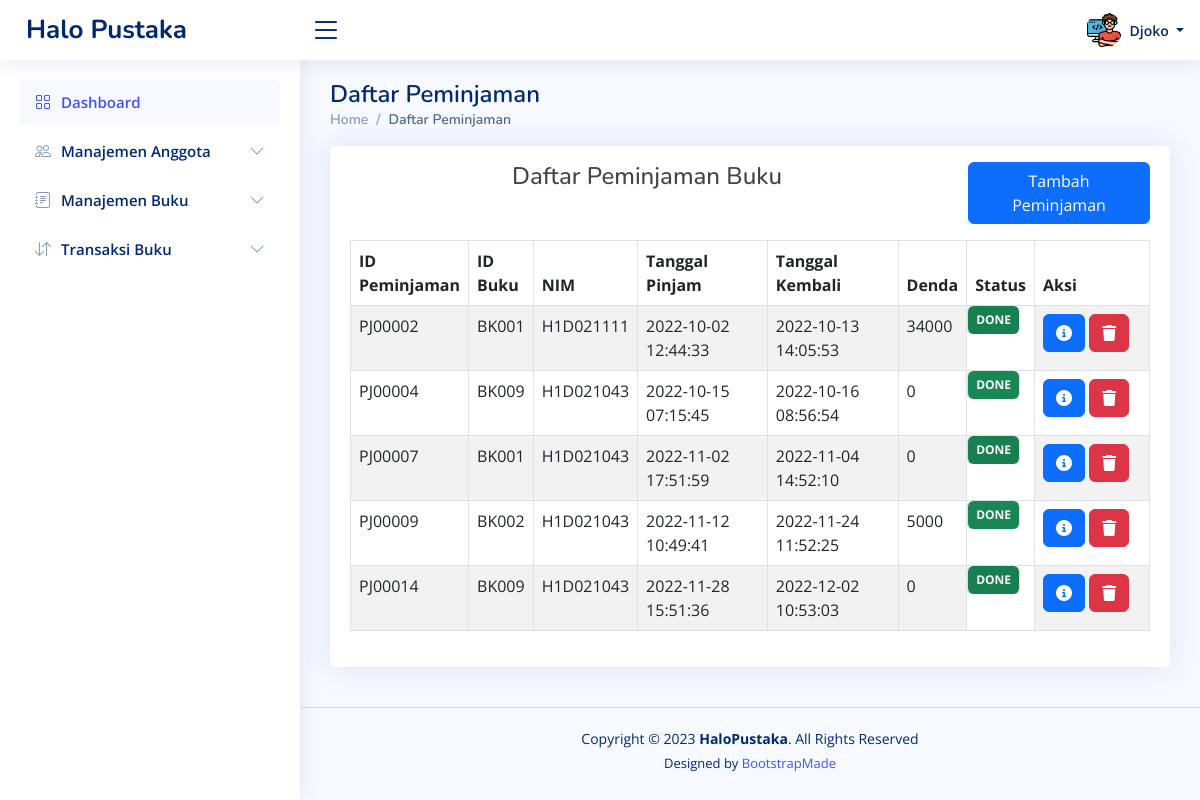
The page /dashboard.php?page=viewpeminjaman (signed in) on the database as committed earlier.
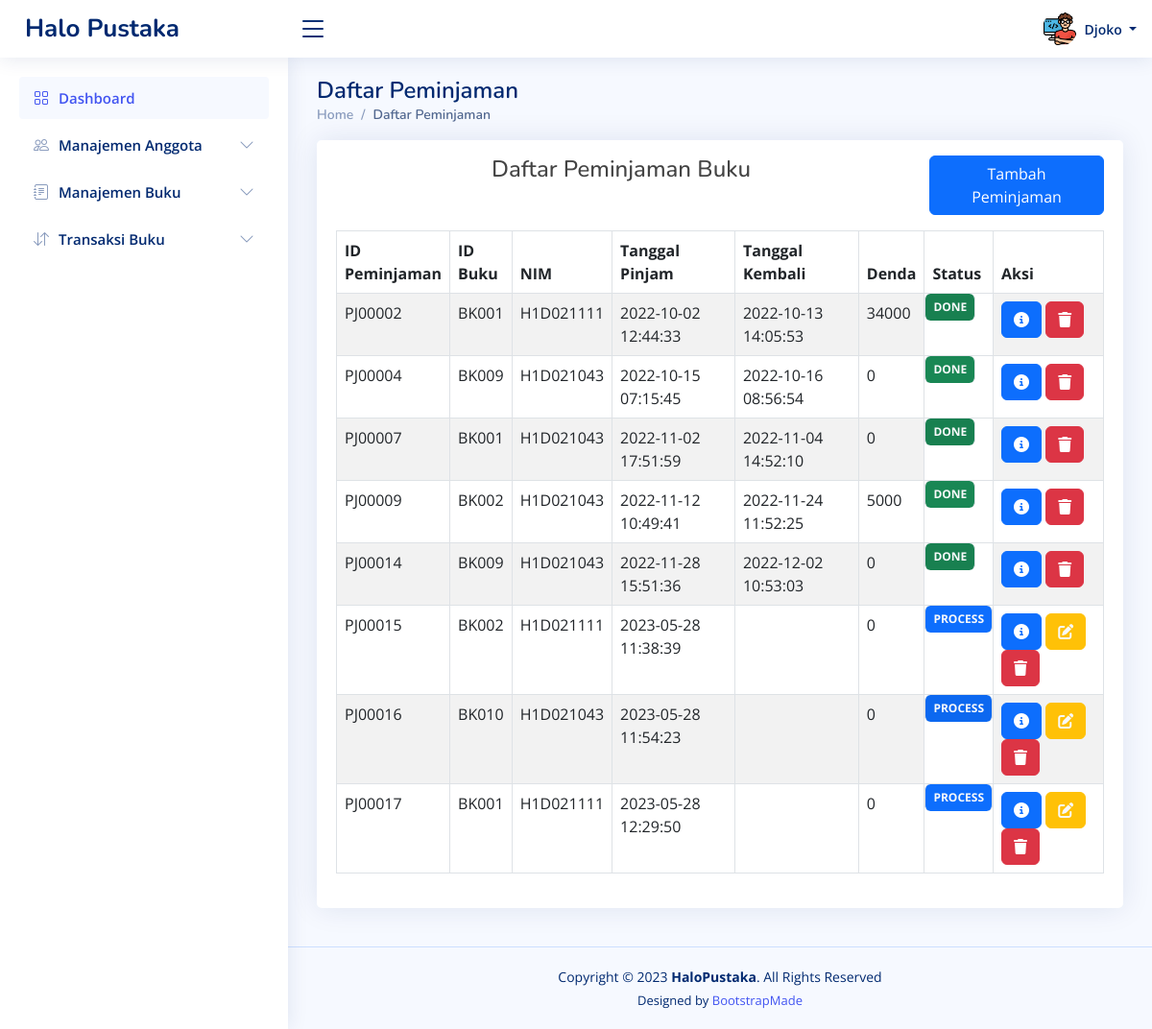
The same page on the database as committed later.
### tables this page shows
CREATE TABLE `peminjaman` (
  `id_peminjaman` char(7) NOT NULL,
  `id_buku` char(5) NOT NULL,
  `nim` char(9) NOT NULL,
  `tanggal_pinjam` datetime NOT NULL,
  `tanggal_kembali` datetime DEFAULT NULL,
  `denda` int(5) NOT NULL DEFAULT 0,
  `status` varchar(100) NOT NULL
);

### _viewpeminjaman.php (the view, shortened to what this page needs)
<?php
include "trigger.php";
?>
<div class="container">
    <div class="card" style="margin-bottom: 20px;">
        <div class="card-body">
            <div class="row mt-3 mb-3">
                <div class="col-md-9">
                    <h4 class="text-center">Daftar Peminjaman Buku</h4>
                </div>
                <div class="col-md-3">
                    <a href="#" data-bs-toggle="modal" data-bs-target="#peminjamanModal" class="btn btn-primary">Tambah
                        Peminjaman</a>
                </div>
            </div>
            <table id="table2" class="table table-striped table-bordered">
                <thead>
                    <tr>
                        <th style="width: 0;">ID Peminjaman</th>
                        <th style="width: 0;">ID Buku</th>
                        <th style="width: 0;">NIM</th>
                        <th>Tanggal Pinjam</th>
                        <th>Tanggal Kembali</th>
                        <th>Denda</th>
                        <th>Status</th>
                        <th style="width: 115px;">Aksi</th>
                    </tr>
                </thead>
                <tbody>
                    <?php
                    $hasil = mysqli_query($koneksi, "SELECT * FROM peminjaman");
                    while ($data = mysqli_fetch_array($hasil)) {
                        ?>
                        <tr>
                            <td>
                                <?php echo $data["id_peminjaman"] ?>
                            </td>
                            <td>
                                <?php echo $data["id_buku"] ?>
                            </td>
                            <td>
                                <?php echo $data["nim"] ?>
                            </td>
                            <td>
                                <?php echo $data["tanggal_pinjam"] ?>
                            </td>
                            <td>
                                <?php echo $data["tanggal_kembali"] ?>
                            </td>
                            <td>
                                <?php echo $data["denda"] ?>
                            </td>
                            <td class="badge <?php
                            if ($data['status'] == 'done')
                                echo "bg-success";
                            elseif ($data['status'] == 'process')
                                echo "bg-primary";
                            else
                                echo "bg-warning"
                                    ?> text-light text-uppercase" style="text-align: center;">
                                <?php echo $data['status'] ?>
                            </td>
                            <td>
                                <a href="#" data-bs-toggle="modal" data-bs-target="#detailModal"
                                    data-id="<?php echo $data['id_peminjaman'] ?>"
                                    class="btn btn-primary btndetailpeminjaman"><i class="fas fa-circle-info"></i></a>
                                <?php
                                if ($data['status'] == 'book')
                                    echo '<a href="?page=viewpeminjaman&id_acc=' . $data['id_peminjaman'] . '" class="btn btn-success confirmAcc" id="btnacc"><i class="fas fa-check"></i></a>';
                                elseif ($data['status'] == 'process')
                                    echo '<a href="#" class="btn btn-warning text-light btneditpeminjaman" data-bs-toggle="modal" data-bs-target="#editPeminjaman" data-id="' . $data["id_peminjaman"] . '"><i class="fas fa-pen-to-square"></i></a>';
                                ?>
                                <a href="?page=viewpeminjaman&id_del=<?php echo $data['id_peminjaman'] ?>"
                                    class="btn btn-danger confirmAlert" id="btnhapus"><i class="fas fa-trash"></i></a>
                            </td>
                        </tr>
                        <?php
                    }
                    ?>
                </tbody>
            </table>
        </div>
    </div>
</div>

Rows that differ between the two databases and show on the page:
added peminjaman: id_peminjaman "PJ00015", id_buku "BK002", nim "H1D021111", tanggal_pinjam "2023-05-28 11:38:39", denda "0", status "PROCESS"
added peminjaman: id_peminjaman "PJ00016", id_buku "BK010", nim "H1D021043", tanggal_pinjam "2023-05-28 11:54:23", denda "0", status "PROCESS"
added peminjaman: id_peminjaman "PJ00017", id_buku "BK001", nim "H1D021111", tanggal_pinjam "2023-05-28 12:29:50", denda "0", status "PROCESS"
